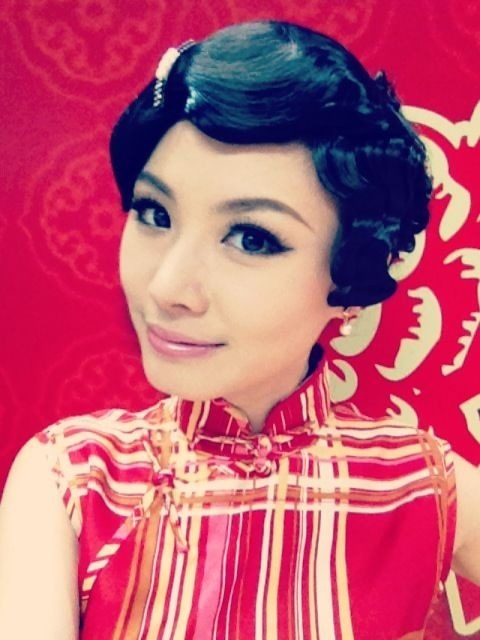
#> input picture data/I/000034.jpg, 480 x 640 px; its folder holds only this picture in this run
$ python argument.py
#> lines starting #> are read from the running program, lines starting #| are printed output that depends on the picture
import os
from PIL import Image
import cv2
import random
import numpy as np

ROOT_DIR = '../data/'
FOLDER_LIST = ['I', 'II']
SAVE_LIST = 'stage2/'

SAVE_DIR = ROOT_DIR + SAVE_LIST

if __name__ == '__main__':

    for folder in FOLDER_LIST:
        DATA_DIR = ROOT_DIR + folder
        DATA_NAME = os.listdir(DATA_DIR)
        # 整理图片
        for item in DATA_NAME:
            try:
                img = Image.open(os.path.join(DATA_DIR, item))
#> img is the input picture: PIL image 480x640 RGB; mean R, G, B 191.9, 87.8, 114.8
                img = cv2.cvtColor(np.asarray(img), cv2.COLOR_RGB2BGR)
#> img: shape (640, 480, 3)
            except OSError:
                print(item)
                pass
            except Exception:
                print(item)
                pass
            else:
                # 对图像进行亮度与饱和度改变做图像增广
                img = cv2.cvtColor(img, cv2.COLOR_BGR2HLS)
#> img: shape (640, 480, 3); mean of channels 0, 1, 2 108.5, 139.3, 198
                img_copy = img.copy()
                # 饱和度
                img_copy[:, :, 2] = (1.0 + random.randint(1, 100) / 100.0) * img_copy[:, :, 2]
#> img_copy: shape (640, 480, 3); mean of channels 0, 1, 2 108.5, 139.3, 106.1
                img_copy[:, :, 2][img_copy[:, :, 2] > 1] = 1
#> img_copy: shape (640, 480, 3); mean of channels 0, 1, 2 108.5, 139.3, 1
                lsImg = cv2.cvtColor(img_copy, cv2.COLOR_HLS2BGR)
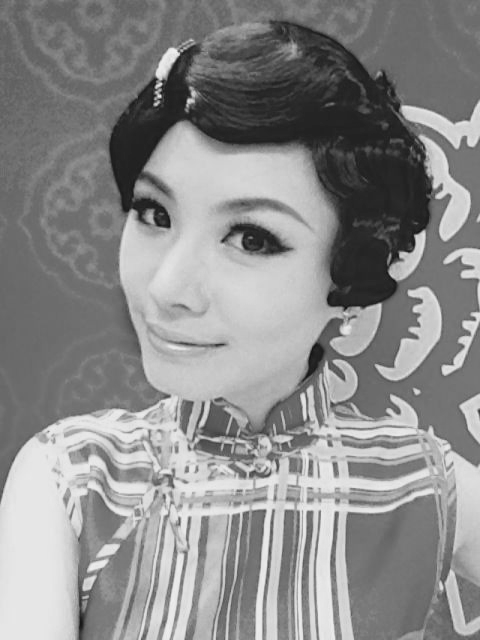
#> lsImg: shape (640, 480, 3); min 16, max 242, mean 139.3
                cv2.imwrite(SAVE_DIR + item, lsImg)
#> pass 2 of the loop `for folder in FOLDER_LIST:`:
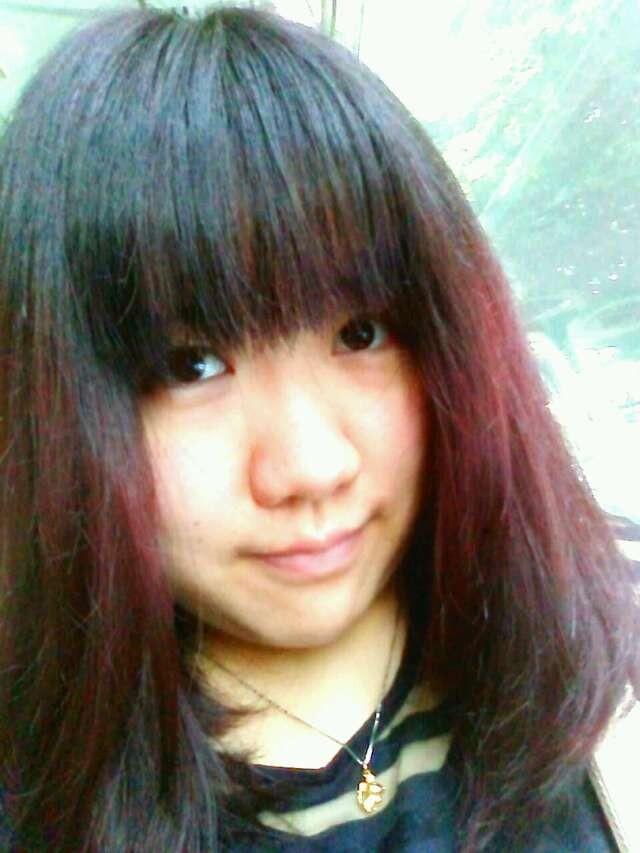
#> input picture data/II/003932.jpg, 640 x 853 px
#> img is the input picture: PIL image 640x853 RGB; mean R, G, B 129.1, 125.8, 116.4
#> `lsImg = cv2.cvtColor(img_copy, cv2.COLOR_HLS2BGR)`:
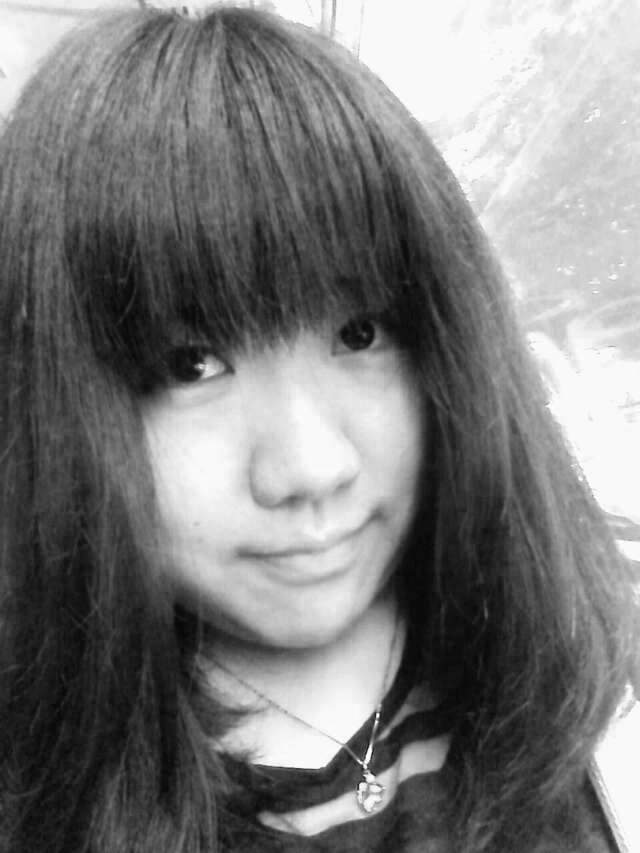
#> lsImg: shape (853, 640, 3); min 6, max 255, mean 123.8
